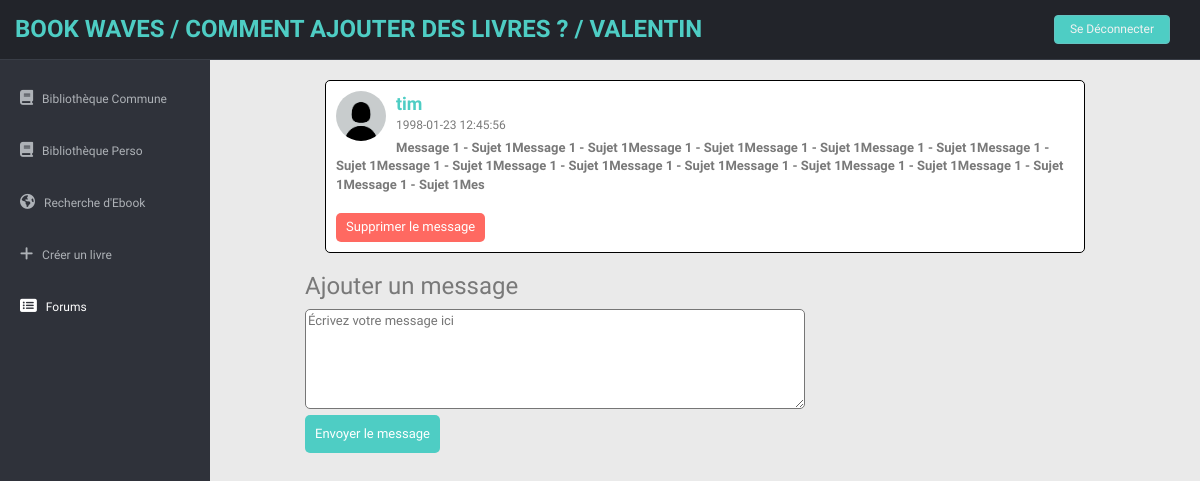
The app's page /pages_forum/messages.php?idsujet=1 (signed in), older data.
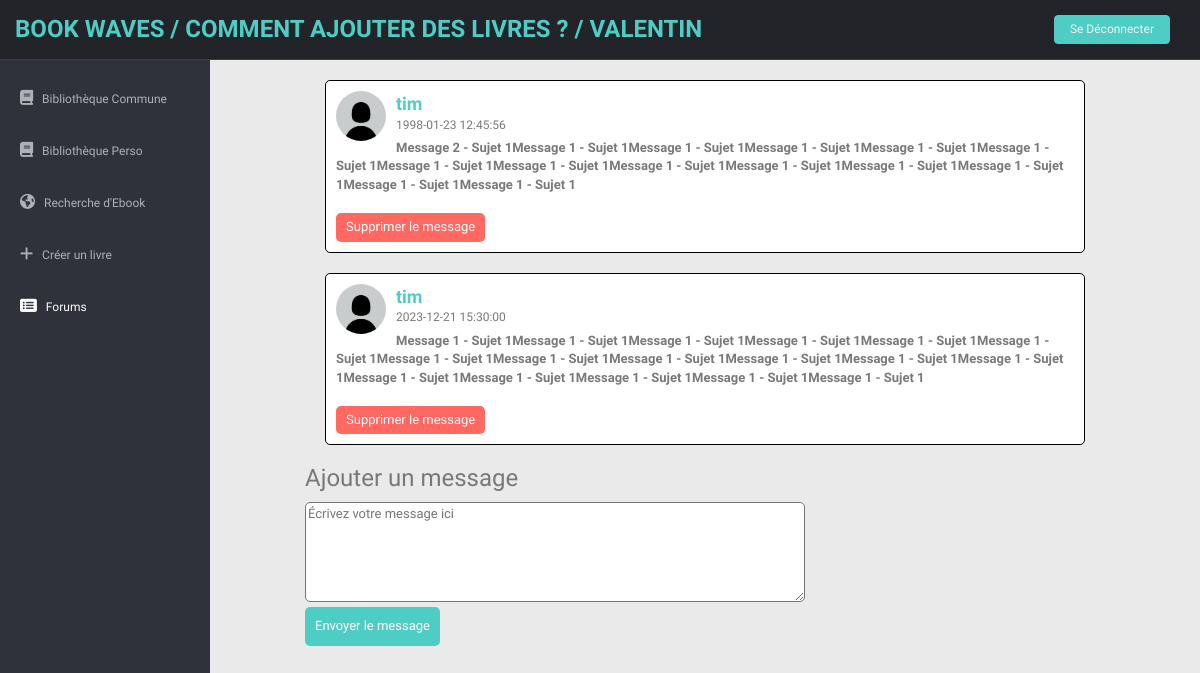
The same page, newer data.
### tables this page shows
CREATE TABLE message(
id INT NOT NULL AUTO_INCREMENT PRIMARY KEY,
contenu VARCHAR(550),
date_creation DATETIME,
idsujet int,
idpersonne INT,
FOREIGN KEY (idpersonne) REFERENCES users(id),
FOREIGN KEY (idsujet) REFERENCES sujet(id)
);

create table users(
    id INT NOT NULL PRIMARY KEY AUTO_INCREMENT,
    username VARCHAR(30),
    email VARCHAR(100),
    password VARCHAR(100),
    idprofil INT,
    urlpfp VARCHAR(250),
    FOREIGN KEY (idprofil) REFERENCES profil(id)
    );

### pages_forum/messages.php (the view, shortened to what the changed rows need)
<?php
$servername = "localhost";
$username = "root";
$password = "";
$database = "Biblio";
$conn = new mysqli($servername, $username, $password, $database);
$idsujet = $_GET['idsujet'];
?>
<!DOCTYPE html>
<html lang="fr">
<head>
    <link href="../lib/bootstrap/css/bootstrap.min.css" rel="stylesheet">
    <link href="../lib/font-awesome/css/font-awesome.css" rel="stylesheet" />
    <link href="../css/style.css" rel="stylesheet">
    <link href="../css/style-responsive.css" rel="stylesheet">
</head>
<body>
    <section id="container">
        <section id="main-content">
            <section class="wrapper">
                <div class="forum">
                    <div class="sujet-list">
                        <?php
                        $conn->set_charset("utf8");
                        $resultMessages = $conn->query("SELECT message.id, message.contenu, message.date_creation, users.username, message.idpersonne
                                FROM message
                                JOIN users ON message.idpersonne = users.id
                                WHERE message.idsujet = $idsujet
                                ORDER BY message.date_creation");
                        if ($resultMessages->num_rows > 0) {
                            while ($rowMessage = $resultMessages->fetch_assoc()) {
                                echo "<div class='message-container'>";
                                $idUser = $rowMessage['idpersonne'];
                                $resultUser = $conn->query("SELECT urlpfp, username FROM users WHERE id = $idUser");
                                if ($resultUser && $resultUser->num_rows > 0) {
                                    $rowUser = $resultUser->fetch_assoc();
                                    $urlProfil = !empty($rowUser['urlpfp']) ? $rowUser['urlpfp'] : '../images/PP/defaut.jpg';
                                    echo "<div class='profile-info'>";
                                    echo "<img src='" . $urlProfil . "' alt='Photo de profil'>";
                                    echo "</div>";
                                    echo "<div class='user-info'>";
                                    echo "<b  style='color: #4ecdc4; font-size: 18px; '> " . $rowUser['username'] . "</b>";
                                    echo "<p style='font-size: 12px;'>" . $rowMessage['date_creation'] . "</p>";
                                    echo "</div>";
                                } else {
                                    echo "Erreur lors de la récupération des informations de l'utilisateur.";
                                }
                                echo "<div class='message-content'>";
                                echo "<b>" . nl2br(htmlspecialchars($rowMessage['contenu'])) . "</b>";
                                echo "</div>";
                                $userId = isset($_SESSION['id']) ? $_SESSION['id'] : null;
                                if ($userId == $rowMessage['idpersonne']) {
                                    echo "<br>";
                                    echo "<form  action='traitementSuppressionMessage.php' method='post'>";
                                    echo "<input type='hidden' name='idmessage' value='" . $rowMessage['id'] . "'>";
                                    echo "<input type='hidden' name='idsujet' value='" . $idsujet . "'>";
                                    echo "<input class='bleh' type='submit' value='Supprimer le message'>";
                                    echo "</form>";
                                } else {
                                    if ($_SESSION['idprofil'] == 4) {
                                        echo "<br>";
                                        echo "<form  action='traitementSuppressionMessage.php' method='post'>";
                                        echo "<input class='bleh' type='submit' value='Supprimer le message'>";
                                        echo "</form>";
                                    }
                                }
                                echo "</div>";
                            }
                        } else {
                            echo "<p>Aucun message trouvé pour ce sujet.</p>";
                        }
                        ?>
                    </div>
                </div>
            </section>
        </section>
</body>
</html>

Row changes from the older to the newer data that the page shows:
now on this page (row edited): message: idpersonne.username "tim", date_creation "1998-01-23 12:45:56", contenu "Message 2 - Sujet 1Message 1 - Sujet 1Message 1 - Sujet 1Message 1 - Sujet 1Message 1 - Sujet 1Message 1 - Sujet 1Message 1 - Sujet 1Message 1 - Sujet 1Message 1 - Sujet 1Message 1 - Sujet 1Message 1 - Sujet 1Message 1 - Sujet 1Message 1 - Sujet 1Message 1 - Sujet 1"
changed message: date_creation "1998-01-23 12:45:56" → "2023-12-21 15:30:00"; contenu "…1Message 1 - Sujet 1Mes" → "…1Message 1 - Sujet 1Message 1 - Sujet 1Message 1 - Sujet 1Message 1 - Sujet 1Message 1 - Sujet 1"
